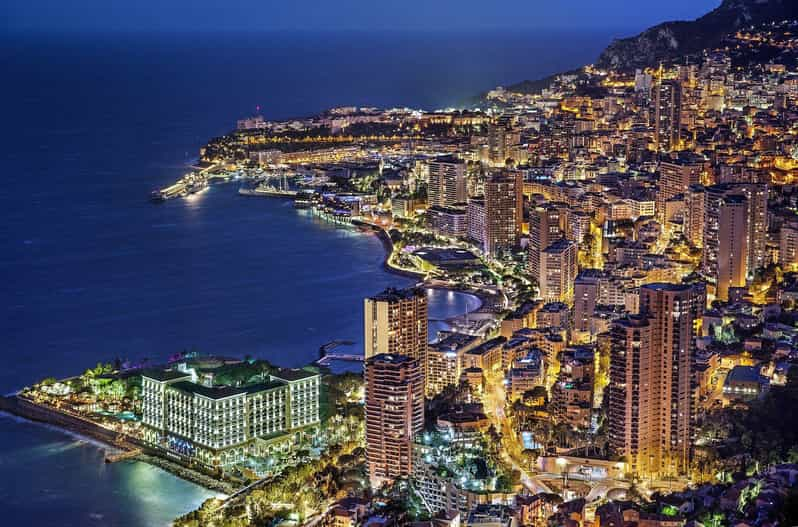
#> input picture slicing/monaco.jpg, 798 x 527 px
$ python zad9.py
#> lines starting #> are read from the running program, lines starting #| are printed output that depends on the picture
import cv2 as cv

image = cv.imread('monaco.jpg')
#> image is the input picture: shape (527, 798, 3); mean B, G, R 91.1, 75, 76


roi = image[200:500, 200:500]
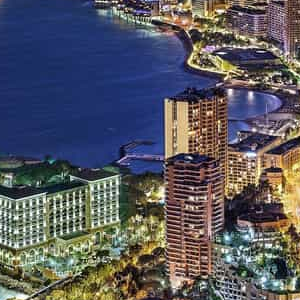
#> roi: shape (300, 300, 3); mean B, G, R 95.8, 88, 87.8
cv.imwrite("cropped_image.jpg", roi)

cv.waitKey(0)
cv.destroyAllWindows()
